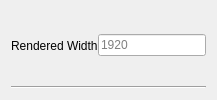
        <widget class="QWidget" name="widget1_rW" native="true">
         <property name="sizePolicy">
          <sizepolicy hsizetype="Preferred" vsizetype="Maximum">
           <horstretch>0</horstretch>
           <verstretch>0</verstretch>
          </sizepolicy>
         </property>
         <property name="toolTip">
          <string>Width (measured in pixels) that the game will render at</string>
         </property>
         <layout class="QVBoxLayout" name="verticalLayout_3">
          <item>
           <widget class="QWidget" name="widget_10" native="true">
            <property name="sizePolicy">
             <sizepolicy hsizetype="Preferred" vsizetype="Minimum">
              <horstretch>0</horstretch>
              <verstretch>0</verstretch>
             </sizepolicy>
            </property>
            <layout class="QHBoxLayout" name="horizontalLayout_4" stretch="0,0,0">
             <property name="spacing">
              <number>0</number>
             </property>
             <property name="leftMargin">
              <number>0</number>
             </property>
             <property name="topMargin">
              <number>0</number>
             </property>
             <property name="rightMargin">
              <number>0</number>
             </property>
             <property name="bottomMargin">
              <number>0</number>
             </property>
             <item>
              <widget class="QLabel" name="label_2">
               <property name="text">
                <string>Rendered Width</string>
               </property>
              </widget>
             </item>
             <item>
              <spacer name="horizontalSpacer_3">
               <property name="orientation">
                <enum>Qt::Orientation::Horizontal</enum>
               </property>
               <property name="sizeHint" stdset="0">
                <size>
                 <width>0</width>
                 <height>20</height>
                </size>
               </property>
              </spacer>
             </item>
             <item>
              <widget class="QLineEdit" name="lineEdit_rWidth">
               <property name="sizePolicy">
                <sizepolicy hsizetype="Fixed" vsizetype="Fixed">
                 <horstretch>0</horstretch>
                 <verstretch>0</verstretch>
                </sizepolicy>
               </property>
               <property name="maxLength">
                <number>4</number>
               </property>
               <property name="placeholderText">
                <string>1920</string>
               </property>
              </widget>
             </item>
            </layout>
           </widget>
          </item>
          <item>
           <widget class="Line" name="line_3">
            <property name="orientation">
             <enum>Qt::Orientation::Horizontal</enum>
            </property>
           </widget>
          </item>
         </layout>
        </widget>
